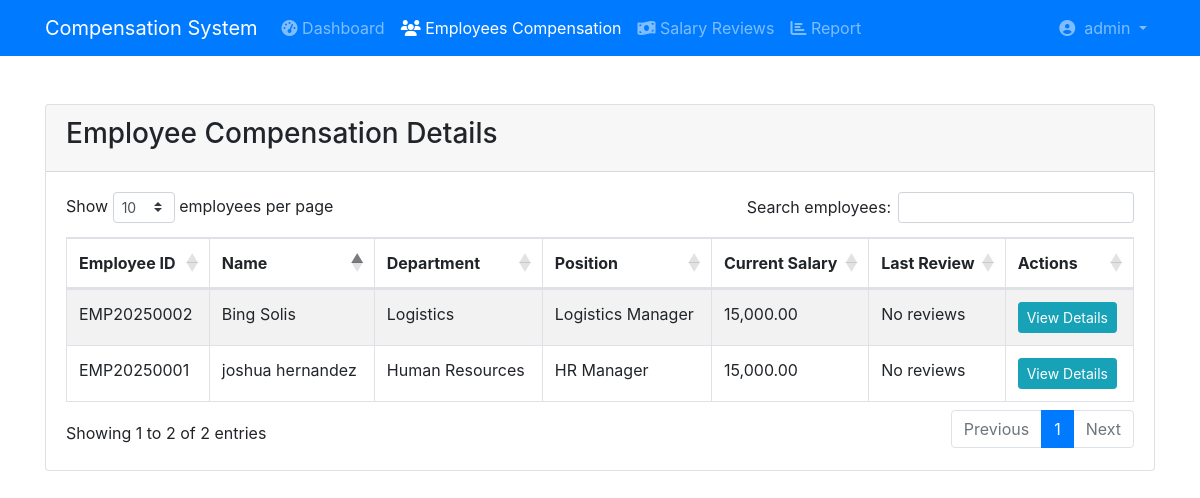
Screenshot of /compensation/view_compensation.php (signed in) with the database file from the repository.
### tables this page shows
CREATE TABLE `users` (
  `user_id` int(11) NOT NULL,
  `username` varchar(50) NOT NULL,
  `password` varchar(255) NOT NULL,
  `email` varchar(100) NOT NULL,
  `first_name` varchar(50) NOT NULL,
  `last_name` varchar(50) NOT NULL,
  `role` enum('admin','manager','hr','accountant','employee') NOT NULL,
  `status` enum('active','inactive','suspended') NOT NULL DEFAULT 'active',
  `last_login` datetime DEFAULT NULL,
  `password_reset_token` varchar(100) DEFAULT NULL,
  `password_reset_expires` datetime DEFAULT NULL,
  `created_at` timestamp NOT NULL DEFAULT current_timestamp(),
  `updated_at` timestamp NOT NULL DEFAULT current_timestamp() ON UPDATE current_timestamp()
);

CREATE TABLE `employees` (
  `employee_id` varchar(20) NOT NULL,
  `first_name` varchar(50) DEFAULT NULL,
  `last_name` varchar(50) DEFAULT NULL,
  `email` varchar(100) DEFAULT NULL,
  `password` varchar(255) NOT NULL,
  `phone` varchar(20) DEFAULT NULL,
  `date_of_birth` date DEFAULT NULL,
  `gender` varchar(10) DEFAULT NULL,
  `nationality` varchar(50) DEFAULT NULL,
  `marital_status` varchar(20) DEFAULT NULL,
  `hire_date` date DEFAULT NULL,
  `employment_status` varchar(20) DEFAULT NULL,
  `department_id` int(11) DEFAULT NULL,
  `position_id` int(11) DEFAULT NULL,
  `manager_id` varchar(20) DEFAULT NULL,
  `last_login` datetime DEFAULT NULL,
  `created_at` timestamp NOT NULL DEFAULT current_timestamp(),
  `updated_at` timestamp NOT NULL DEFAULT current_timestamp()
);

CREATE TABLE `departments` (
  `department_id` int(11) NOT NULL,
  `department_name` varchar(100) DEFAULT NULL,
  `department_head_id` varchar(20) DEFAULT NULL,
  `parent_department_id` int(11) DEFAULT NULL,
  `created_at` timestamp NOT NULL DEFAULT current_timestamp()
);

CREATE TABLE `positions` (
  `position_id` int(11) NOT NULL,
  `position_title` varchar(100) DEFAULT NULL,
  `job_grade` varchar(20) DEFAULT NULL,
  `job_family` varchar(50) DEFAULT NULL,
  `created_at` timestamp NOT NULL DEFAULT current_timestamp()
);

### compensation/classes/CompensationManager.php (called while the page is built, shortened)
<?php
class CompensationManager {
    private $conn;
    public function __construct($conn) {
        $this->conn = $conn;
    }
    public function getEmployeeSalary($employeeId) {
        $sql = "SELECT es.*, sc.component_name, sc.component_type
                FROM employee_salary es
                JOIN salary_components sc ON es.component_id = sc.component_id
                WHERE es.employee_id = ? AND (es.effective_to IS NULL OR es.effective_to >= CURDATE())";
        $stmt = $this->conn->prepare($sql);
        $stmt->bind_param("s", $employeeId);
        $stmt->execute();
        return $stmt->get_result()->fetch_all(MYSQLI_ASSOC);
    }
}
?>

### compensation/view_compensation.php (the view, shortened to what this page needs)
<?php
require_once 'config/database.php';
require_once 'classes/CompensationManager.php';
$compManager = new CompensationManager($conn);
$sql = "SELECT e.*, d.department_name, p.position_title
        FROM employees e
        LEFT JOIN departments d ON e.department_id = d.department_id
        LEFT JOIN positions p ON e.position_id = p.position_id
        WHERE e.employment_status = 'Active'";
$employees = $conn->query($sql);
?>
<!DOCTYPE html>
<html>
<head>
    <link rel="stylesheet" href="https://stackpath.bootstrapcdn.com/bootstrap/4.5.2/css/bootstrap.min.css">
    <link rel="stylesheet" href="https://cdn.datatables.net/1.10.22/css/dataTables.bootstrap4.min.css">
    <link rel="stylesheet" href="https://cdnjs.cloudflare.com/ajax/libs/font-awesome/5.15.4/css/all.min.css">
</head>
<body>
   <?php require_once 'includes/navbar.php';?>
    <div class="container mt-5">
        <div class="card">
        <div class="card-header d-flex justify-content-between align-items-center">
            <h3>Employee Compensation Details</h3>
        </div>
        <div class="card-body">
            <table class="table table-bordered table-striped" id="employeeTable">
                <thead>
                    <tr>
                        <th>Employee ID</th>
                        <th>Name</th>
                        <th>Department</th>
                        <th>Position</th>
                        <th>Current Salary</th>
                        <th>Last Review</th>
                        <th>Actions</th>
                    </tr>
                </thead>
                <tbody>
                    <?php while ($employee = $employees->fetch_assoc()):
                        $salaryComponents = $compManager->getEmployeeSalary($employee['employee_id']);
                        $totalSalary = 0;
                        foreach ($salaryComponents as $component) {
                            $totalSalary += $component['amount'];
                        }
                        $stmt = $conn->prepare("SELECT * FROM compensation_reviews
                                             WHERE employee_id = ?
                                             ORDER BY review_date DESC LIMIT 1");
                        $stmt->bind_param("s", $employee['employee_id']);
                        $stmt->execute();
                        $lastReview = $stmt->get_result()->fetch_assoc();
                    ?>
                        <tr>
                            <td><?php echo htmlspecialchars($employee['employee_id']); ?></td>
                            <td><?php echo htmlspecialchars($employee['first_name'] . ' ' . $employee['last_name']); ?></td>
                            <td><?php echo htmlspecialchars($employee['department_name']); ?></td>
                            <td><?php echo htmlspecialchars($employee['position_title']); ?></td>
                            <td><?php echo number_format($totalSalary, 2); ?></td>
                            <td>
                                <?php if ($lastReview): ?>
                                    <?php echo $lastReview['review_date']; ?>
                                    (<?php echo $lastReview['status']; ?>)
                                <?php else: ?>
                                    No reviews
                                <?php endif; ?>
                            </td>
                            <td>
                                <a href="view_compensation_details.php?employee_id=<?php echo $employee['employee_id']; ?>" class="btn btn-info btn-sm">View Details</a>
                            </td>
                        </tr>
                    <?php endwhile; ?>
                </tbody>
            </table>
        </div>
    </div>
    </div>
</body>
</html>

### compensation/includes/navbar.php (shortened to what this page needs)
<?php
$user_id = $_SESSION['user_id'];
$query = "SELECT first_name, last_name, role, username FROM users WHERE user_id = ?";
$stmt = $conn->prepare($query);
$stmt->bind_param('i', $user_id);
$stmt->execute();
$user = $stmt->get_result()->fetch_assoc();
?>
<nav class="navbar navbar-expand-lg navbar-dark bg-primary">
    <div class="container">
        <a class="navbar-brand" href="index.php">
            Compensation System
        </a>
        <div class="collapse navbar-collapse" id="navbarNav">
            <ul class="navbar-nav mr-auto">
                <li class="nav-item">
                    <a class="nav-link" href="index.php">
                        <i class="fas fa-tachometer-alt"></i> Dashboard
                    </a>
                </li>
                <?php if (in_array($user['role'], ['admin', 'hr'])): ?>
                <li class="nav-item">
                    <a class="nav-link" href="view_compensation.php">
                        <i class="fas fa-users"></i> Employees Compensation
                    </a>
                </li>
                <?php endif; ?>
                <?php if (in_array($user['role'], ['admin', 'accountant'])): ?>
                <li class="nav-item">
                    <a class="nav-link" href="manage_review.php">
                        <i class="fas fa-money-bill-wave"></i> Salary Reviews
                    </a>
                </li>
                <?php endif; ?>
                <?php if (in_array($user['role'], ['admin', 'accountant'])): ?>
                <li class="nav-item">
                    <a class="nav-link" href="report.php">
                        <i class="fas fa-chart-bar"></i> Report
                    </a>
                </li>
                <?php endif; ?>
            </ul>
            <ul class="navbar-nav">
                <li class="nav-item dropdown">
                    <a class="nav-link dropdown-toggle" href="#" data-toggle="dropdown">
                        <i class="fas fa-user-circle"></i>&nbsp;
                        <?php echo $user['username']; ?>
                    </a>
                </li>
            </ul>
        </div>
    </div>
</nav>

### rows the page displays
users: username "admin"
employees: employee_id "EMP20250001", first_name+last_name "joshua hernandez", department.department_name "Human Resources", position.position_title "HR Manager", totalSalary "15,000.00"
employees: employee_id "EMP20250002", first_name+last_name "Bing Solis", department.department_name "Logistics", position.position_title "Logistics Manager", totalSalary "15,000.00"
